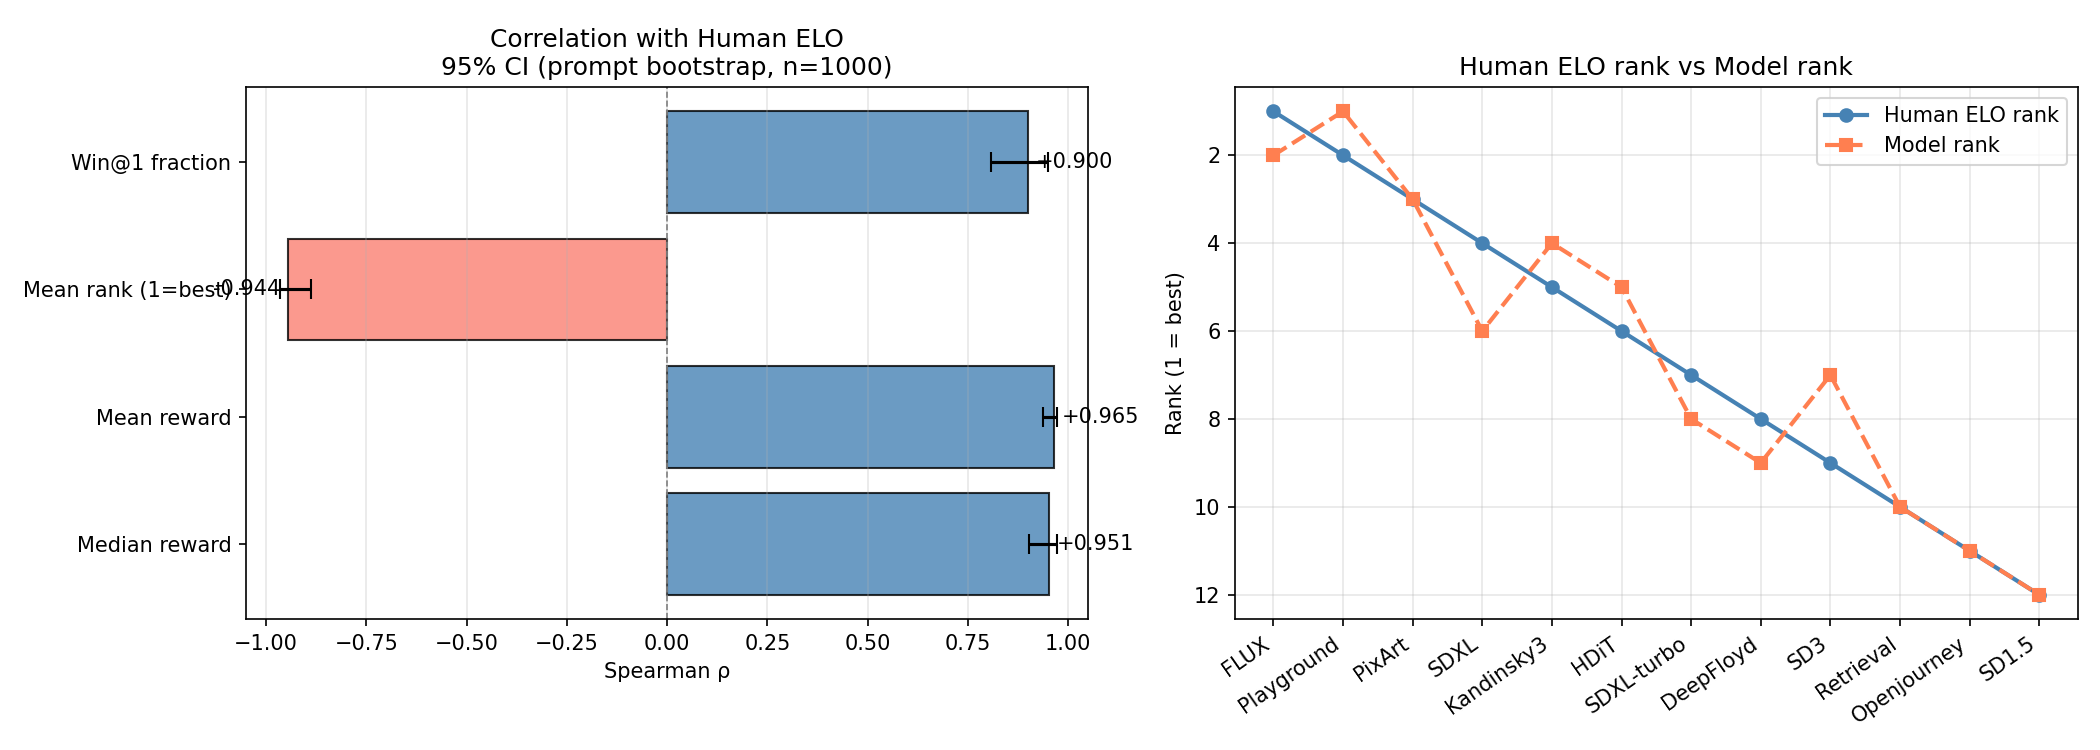

Reproduce this figure in Python.
"""
Bootstrap confidence intervals for Spearman correlation (model rank vs human ELO).
Resamples wordnet_ids (prompt-level bootstrap) to preserve per-model structure.
"""

import argparse
import numpy as np
import pandas as pd
from scipy.stats import spearmanr
import matplotlib.pyplot as plt

HUMAN_ELO = {
    'black-forest-labs_flux.1-dev':                        1085,
    'playgroundai_playground-v2.5-1024px-aesthetic':       1058,
    'pixart-alpha_pixart-sigma-xl-2-512-ms':               1043,
    'stabilityai_stable-diffusion-xl-base-1.0':            1027,
    'kandinsky-community_kandinsky-3':                     1017,
    'tencent-hunyuan_hunyuandit-v1.2-diffusers':           1013,
    'stabilityai_sdxl-turbo':                              1011,
    'deepfloyd_if-i-xl-v1.0':                              993,
    'stabilityai_stable-diffusion-3-medium-diffusers':     990,
    'retrieval':                                           950,
    'prompthero_openjourney':                              907,
    'runwayml_stable-diffusion-v1-5':                      901,
}

SHORT = {
    'black-forest-labs_flux.1-dev':                       'FLUX',
    'playgroundai_playground-v2.5-1024px-aesthetic':      'Playground',
    'pixart-alpha_pixart-sigma-xl-2-512-ms':              'PixArt',
    'stabilityai_stable-diffusion-xl-base-1.0':           'SDXL',
    'kandinsky-community_kandinsky-3':                    'Kandinsky3',
    'tencent-hunyuan_hunyuandit-v1.2-diffusers':          'HDiT',
    'stabilityai_sdxl-turbo':                             'SDXL-turbo',
    'deepfloyd_if-i-xl-v1.0':                            'DeepFloyd',
    'stabilityai_stable-diffusion-3-medium-diffusers':    'SD3',
    'retrieval':                                          'Retrieval',
    'prompthero_openjourney':                             'Openjourney',
    'runwayml_stable-diffusion-v1-5':                     'SD1.5',
}


def compute_stats(df, metric='median_reward'):
    """Compute per-model metric and Spearman rho vs ELO."""
    df = df.copy()
    df['rank'] = df.groupby('wordnet_id')['reward'].rank(ascending=False, method='average')

    agg = df.groupby('model').agg(
        mean_reward  = ('reward', 'mean'),
        median_reward= ('reward', 'median'),
        mean_rank    = ('rank',   'mean'),
        win1_frac    = ('rank',   lambda x: (x == 1).mean()),
    )
    h = pd.Series(HUMAN_ELO)
    common = [m for m in agg.index if m in h.index]
    rho, _ = spearmanr(h[common], agg.loc[common, metric])
    return rho, agg.loc[common]


def bootstrap(df, metric='median_reward', n_boot=1000, seed=42):
    rng = np.random.default_rng(seed)
    wids = df['wordnet_id'].unique()
    rhos = []
    for _ in range(n_boot):
        sampled_wids = rng.choice(wids, size=len(wids), replace=True)
        boot = df[df['wordnet_id'].isin(sampled_wids)]
        # resample with replacement at prompt level
        frames = [df[df['wordnet_id'] == w] for w in sampled_wids]
        boot = pd.concat(frames, ignore_index=True)
        try:
            rho, _ = compute_stats(boot, metric)
            rhos.append(rho)
        except Exception:
            pass
    return np.array(rhos)


def main():
    ap = argparse.ArgumentParser()
    ap.add_argument('--scores_csv', default='scores_fixed.csv')
    ap.add_argument('--n_boot', type=int, default=1000)
    ap.add_argument('--out_plot', default='bootstrap_correlation.png')
    args = ap.parse_args()

    df = pd.read_csv(args.scores_csv)
    df['model'] = df['model'].str.lower().str.strip()
    df['wordnet_id'] = df['wordnet_id'].astype(str)

    # Keep only wids where all models present
    n_models = df.groupby('wordnet_id')['model'].nunique()
    n = n_models.max()
    full_wids = n_models[n_models == n].index
    df = df[df['wordnet_id'].isin(full_wids)].copy()
    print(f"Wids: {len(full_wids)}  |  Models: {n}  |  Rows: {len(df)}")

    metrics = {
        'median_reward': 'Median reward',
        'mean_reward':   'Mean reward',
        'mean_rank':     'Mean rank (1=best)',
        'win1_frac':     'Win@1 fraction',
    }

    print(f"\n{'Metric':22s}  ρ point   95% CI            n_boot={args.n_boot}")
    print('-' * 60)
    results = {}
    for col, label in metrics.items():
        rho_point, _ = compute_stats(df, col)
        rhos = bootstrap(df, col, args.n_boot)
        lo, hi = np.percentile(rhos, [2.5, 97.5])
        results[col] = dict(label=label, rho=rho_point, lo=lo, hi=hi, rhos=rhos)
        print(f"  {label:20s}  {rho_point:+.3f}    [{lo:+.3f}, {hi:+.3f}]")

    # ── Point-estimate ranking table ──
    _, agg = compute_stats(df, 'median_reward')
    h = pd.Series(HUMAN_ELO)
    agg['elo']    = h
    agg['rk_elo'] = agg['elo'].rank(ascending=False).astype(int)
    agg['rk_mod'] = agg['median_reward'].rank(ascending=False).astype(int)
    agg['delta']  = agg['rk_mod'] - agg['rk_elo']
    agg = agg.sort_values('rk_elo')

    print(f"\n{'Model':14s}  ELO  rk_ELO  rk_model  Δ   median_reward  win@1")
    print('-' * 72)
    for m, r in agg.iterrows():
        flag = ' ←' if abs(r['delta']) >= 3 else ''
        print(f"  {SHORT.get(m,m):12s}  {int(r.elo):4d}     {int(r.rk_elo):2d}        {int(r.rk_mod):2d}   "
              f"{int(r.delta):+2d}   {r.median_reward:+.3f}          {r.win1_frac:.3f}{flag}")

    # ── Plot: bootstrap distributions ──
    fig, axes = plt.subplots(1, 2, figsize=(14, 5))

    # Left: CI bar chart
    ax = axes[0]
    labels = [results[c]['label'] for c in metrics]
    rhos_pt = [results[c]['rho'] for c in metrics]
    lo_err  = [results[c]['rho'] - results[c]['lo'] for c in metrics]
    hi_err  = [results[c]['hi'] - results[c]['rho'] for c in metrics]
    colors  = ['steelblue' if r > 0 else 'salmon' for r in rhos_pt]
    bars = ax.barh(labels, rhos_pt, xerr=[lo_err, hi_err],
                   color=colors, edgecolor='black', alpha=0.8,
                   error_kw=dict(ecolor='black', capsize=5, linewidth=1.5))
    ax.axvline(0, color='gray', linewidth=0.8, linestyle='--')
    ax.set_xlabel('Spearman ρ')
    ax.set_title(f'Correlation with Human ELO\n95% CI (prompt bootstrap, n={args.n_boot})')
    ax.set_xlim(-1.05, 1.05)
    for bar, rho in zip(bars, rhos_pt):
        ax.text(rho + (0.02 if rho >= 0 else -0.02), bar.get_y() + bar.get_height()/2,
                f'{rho:+.3f}', va='center', ha='left' if rho >= 0 else 'right', fontsize=10)
    ax.grid(axis='x', alpha=0.3)

    # Right: ranking comparison
    ax = axes[1]
    order = agg.sort_values('rk_elo').index.tolist()
    x = np.arange(len(order))
    ax.plot(x, agg.loc[order, 'rk_elo'].values,  'o-', label='Human ELO rank', color='steelblue', linewidth=2)
    ax.plot(x, agg.loc[order, 'rk_mod'].values, 's--', label='Model rank',      color='coral',    linewidth=2)
    ax.set_xticks(x)
    ax.set_xticklabels([SHORT.get(m, m) for m in order], rotation=35, ha='right')
    ax.set_ylabel('Rank (1 = best)')
    ax.set_title('Human ELO rank vs Model rank')
    ax.legend()
    ax.invert_yaxis()
    ax.grid(alpha=0.3)

    plt.tight_layout()
    plt.savefig(args.out_plot, dpi=150)
    print(f'\nSaved → {args.out_plot}')


if __name__ == '__main__':
    main()
